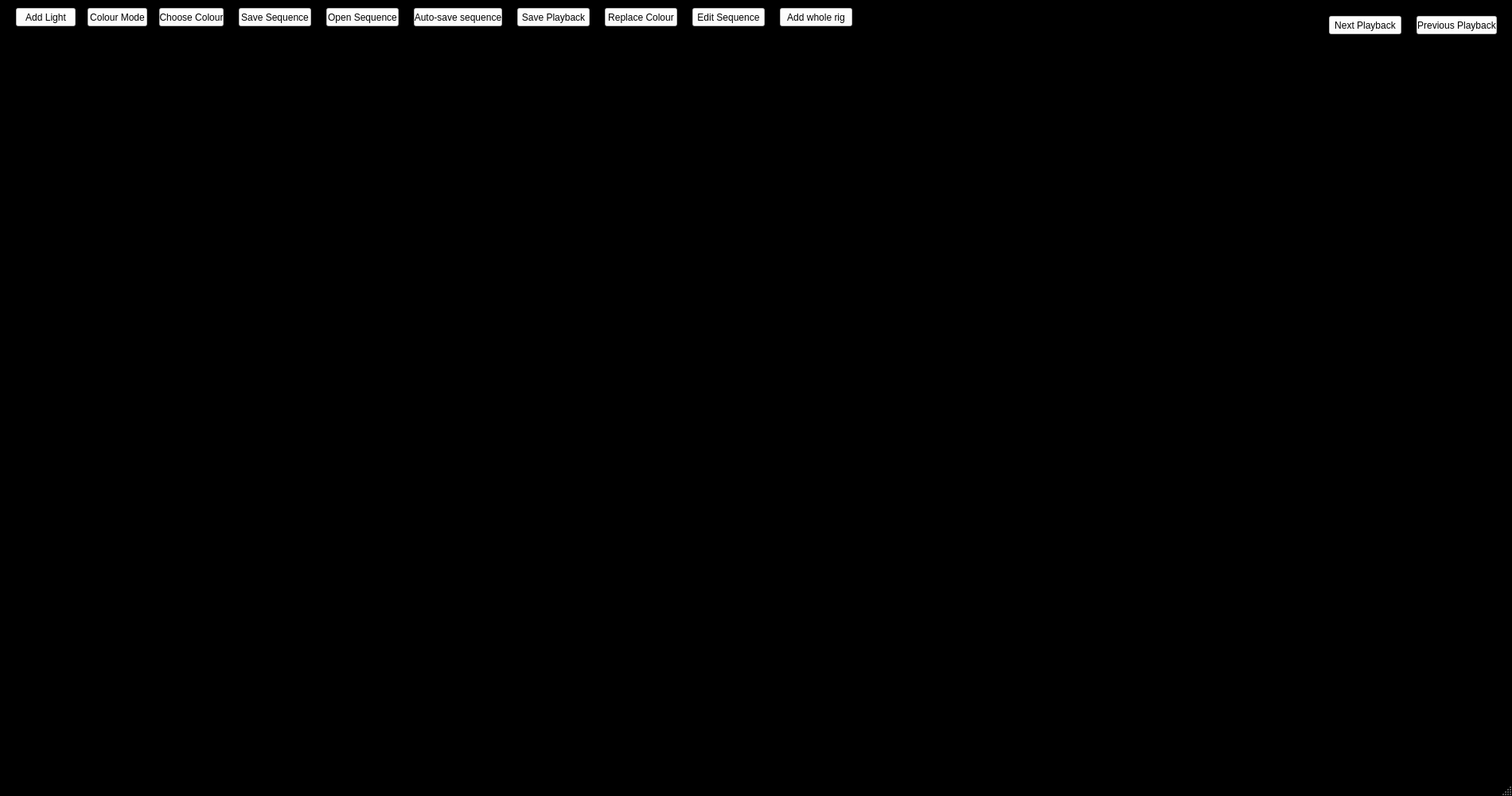
<?xml version="1.0" encoding="UTF-8"?>
<ui version="4.0">
 <class>mainWindow</class>
 <widget class="QMainWindow" name="mainWindow">
  <property name="geometry">
   <rect>
    <x>0</x>
    <y>0</y>
    <width>1900</width>
    <height>1000</height>
   </rect>
  </property>
  <property name="windowTitle">
   <string>MainWindow</string>
  </property>
  <property name="styleSheet">
   <string notr="true">QMainWindow{background-color:black;}</string>
  </property>
  <widget class="QWidget" name="centralwidget">
   <widget class="QPushButton" name="addLightButton">
    <property name="geometry">
     <rect>
      <x>20</x>
      <y>10</y>
      <width>75</width>
      <height>23</height>
     </rect>
    </property>
    <property name="styleSheet">
     <string notr="true">QPushButton{background-color:white;}</string>
    </property>
    <property name="text">
     <string>Add Light</string>
    </property>
   </widget>
   <widget class="QPushButton" name="selectColourButton">
    <property name="geometry">
     <rect>
      <x>110</x>
      <y>10</y>
      <width>75</width>
      <height>23</height>
     </rect>
    </property>
    <property name="styleSheet">
     <string notr="true">QPushButton{background-color:white;}</string>
    </property>
    <property name="text">
     <string>Colour Mode</string>
    </property>
   </widget>
   <widget class="QPushButton" name="colourPickerButton">
    <property name="geometry">
     <rect>
      <x>200</x>
      <y>10</y>
      <width>81</width>
      <height>23</height>
     </rect>
    </property>
    <property name="styleSheet">
     <string notr="true">QPushButton{background-color:white;}</string>
    </property>
    <property name="text">
     <string>Choose Colour</string>
    </property>
    <property name="checkable">
     <bool>true</bool>
    </property>
   </widget>
   <widget class="QPushButton" name="saveSequenceButton">
    <property name="geometry">
     <rect>
      <x>300</x>
      <y>10</y>
      <width>91</width>
      <height>23</height>
     </rect>
    </property>
    <property name="styleSheet">
     <string notr="true">QPushButton{background-color:white;}</string>
    </property>
    <property name="text">
     <string>Save Sequence</string>
    </property>
   </widget>
   <widget class="QPushButton" name="openButton">
    <property name="geometry">
     <rect>
      <x>410</x>
      <y>10</y>
      <width>91</width>
      <height>23</height>
     </rect>
    </property>
    <property name="styleSheet">
     <string notr="true">QPushButton{background-color:white;}</string>
    </property>
    <property name="text">
     <string>Open Sequence</string>
    </property>
   </widget>
   <widget class="QPushButton" name="autoSaveSequenceButton">
    <property name="geometry">
     <rect>
      <x>520</x>
      <y>10</y>
      <width>111</width>
      <height>23</height>
     </rect>
    </property>
    <property name="styleSheet">
     <string notr="true">QPushButton{background-color:white;}</string>
    </property>
    <property name="text">
     <string>Auto-save sequence</string>
    </property>
   </widget>
   <widget class="QPushButton" name="savePlaybackButton">
    <property name="geometry">
     <rect>
      <x>650</x>
      <y>10</y>
      <width>91</width>
      <height>23</height>
     </rect>
    </property>
    <property name="styleSheet">
     <string notr="true">QPushButton{background-color:white;}</string>
    </property>
    <property name="text">
     <string>Save Playback</string>
    </property>
   </widget>
   <widget class="QPushButton" name="nextPlaybackButton">
    <property name="geometry">
     <rect>
      <x>1670</x>
      <y>20</y>
      <width>91</width>
      <height>23</height>
     </rect>
    </property>
    <property name="styleSheet">
     <string notr="true">QPushButton{background-color:white;}</string>
    </property>
    <property name="text">
     <string>Next Playback</string>
    </property>
   </widget>
   <widget class="QPushButton" name="previousPlaybackButton">
    <property name="geometry">
     <rect>
      <x>1780</x>
      <y>20</y>
      <width>101</width>
      <height>23</height>
     </rect>
    </property>
    <property name="styleSheet">
     <string notr="true">QPushButton{background-color:white;}</string>
    </property>
    <property name="text">
     <string>Previous Playback</string>
    </property>
   </widget>
   <widget class="QPushButton" name="colourReplaceButton">
    <property name="geometry">
     <rect>
      <x>760</x>
      <y>10</y>
      <width>91</width>
      <height>23</height>
     </rect>
    </property>
    <property name="styleSheet">
     <string notr="true">QPushButton{background-color:white;}</string>
    </property>
    <property name="text">
     <string>Replace Colour</string>
    </property>
   </widget>
   <widget class="QPushButton" name="editSequenceButton">
    <property name="geometry">
     <rect>
      <x>870</x>
      <y>10</y>
      <width>91</width>
      <height>23</height>
     </rect>
    </property>
    <property name="styleSheet">
     <string notr="true">QPushButton{background-color:white;}</string>
    </property>
    <property name="text">
     <string>Edit Sequence</string>
    </property>
   </widget>
   <widget class="QPushButton" name="addWholeRigButton">
    <property name="geometry">
     <rect>
      <x>980</x>
      <y>10</y>
      <width>91</width>
      <height>23</height>
     </rect>
    </property>
    <property name="styleSheet">
     <string notr="true">QPushButton{background-color:white;}</string>
    </property>
    <property name="text">
     <string>Add whole rig</string>
    </property>
   </widget>
   <widget class="QLabel" name="currentPlaybackLabel">
    <property name="geometry">
     <rect>
      <x>1670</x>
      <y>70</y>
      <width>221</width>
      <height>16</height>
     </rect>
    </property>
    <property name="font">
     <font>
      <pointsize>10</pointsize>
     </font>
    </property>
    <property name="styleSheet">
     <string notr="true">QLabel{color:white}</string>
    </property>
    <property name="text">
     <string/>
    </property>
    <property name="alignment">
     <set>Qt::AlignLeading|Qt::AlignLeft|Qt::AlignVCenter</set>
    </property>
   </widget>
  </widget>
  <widget class="QMenuBar" name="menubar">
   <property name="geometry">
    <rect>
     <x>0</x>
     <y>0</y>
     <width>1900</width>
     <height>22</height>
    </rect>
   </property>
  </widget>
  <widget class="QStatusBar" name="statusbar"/>
 </widget>
 <resources/>
 <connections/>
</ui>
